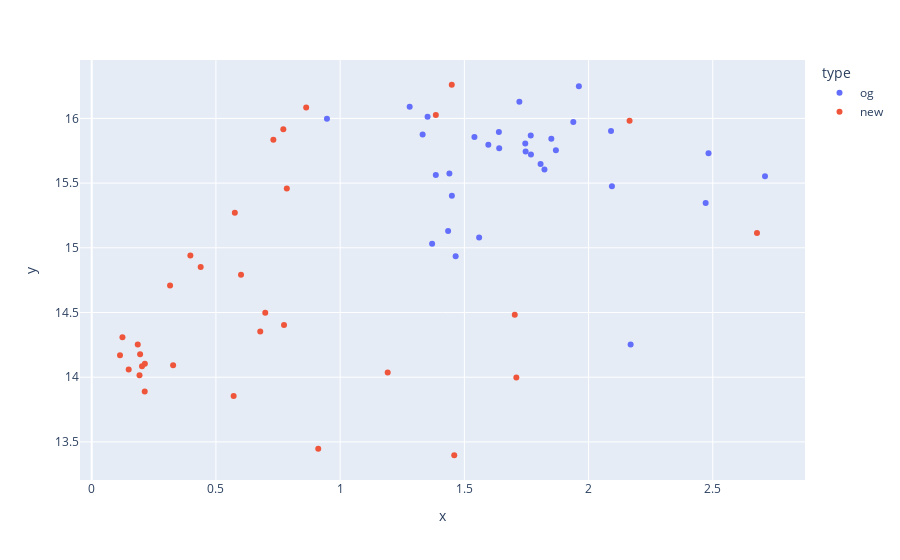

Notebook code for this chart:
### Code cell
fig = px.scatter(
    pd.concat([dfnew, dfnewtwos]), color="type", x='x', y='y')

fig.show()

### Figure 1 — Plotly figure (JSON) as saved in the notebook; plotly's stock layout.template omitted (floating-point values rounded to 4 significant figures)
{"data": [{"hovertemplate": "type=og<br>x=%{x}<br>y=%{y}<extra></extra>", "legendgroup": "og", "marker": {"color": "#636efa", "symbol": "circle"}, "mode": "markers", "name": "og", "orientation": "v", "showlegend": true, "type": "scatter", "x": [2.09, 1.559, 2.169, 1.745, 2.71, 1.332, 1.45, 1.85, 1.767, 1.37, 1.597, 1.961, 1.822, 1.807, 1.385, 1.869, 1.44, 1.64, 1.28, 0.9469, 1.768, 1.352, 1.747, 1.435, 2.483, 1.465, 1.541, 2.471, 1.639, 2.094, 1.721, 1.939], "xaxis": "x", "y": [15.9, 15.08, 14.25, 15.81, 15.55, 15.88, 15.4, 15.84, 15.87, 15.03, 15.8, 16.25, 15.61, 15.65, 15.56, 15.75, 15.57, 15.77, 16.09, 16.0, 15.72, 16.01, 15.74, 15.13, 15.73, 14.93, 15.86, 15.35, 15.9, 15.48, 16.13, 15.97], "yaxis": "y"}, {"hovertemplate": "type=new<br>x=%{x}<br>y=%{y}<extra></extra>", "legendgroup": "new", "marker": {"color": "#EF553B", "symbol": "circle"}, "mode": "markers", "name": "new", "orientation": "v", "showlegend": true, "type": "scatter", "x": [1.459, 0.7854, 0.2025, 0.7741, 2.678, 0.5713, 1.449, 1.709, 1.385, 0.1924, 0.601, 2.165, 0.2134, 0.5761, 0.7713, 0.6986, 0.2139, 1.703, 0.1854, 1.191, 0.4387, 0.1948, 0.1488, 0.3972, 0.6784, 0.8633, 0.3277, 0.9119, 0.1139, 0.3154, 0.1238, 0.7312], "xaxis": "x", "y": [13.4, 15.46, 14.08, 14.4, 15.11, 13.85, 16.26, 14.0, 16.03, 14.02, 14.79, 15.98, 13.89, 15.27, 15.92, 14.5, 14.1, 14.48, 14.25, 14.04, 14.85, 14.18, 14.06, 14.94, 14.35, 16.09, 14.09, 13.45, 14.17, 14.71, 14.31, 15.84], "yaxis": "y"}], "layout": {"legend": {"title": {"text": "type"}, "tracegroupgap": 0}, "margin": {"t": 60}, "xaxis": {"anchor": "y", "domain": [0, 1], "title": {"text": "x"}}, "yaxis": {"anchor": "x", "domain": [0, 1], "title": {"text": "y"}}}}
